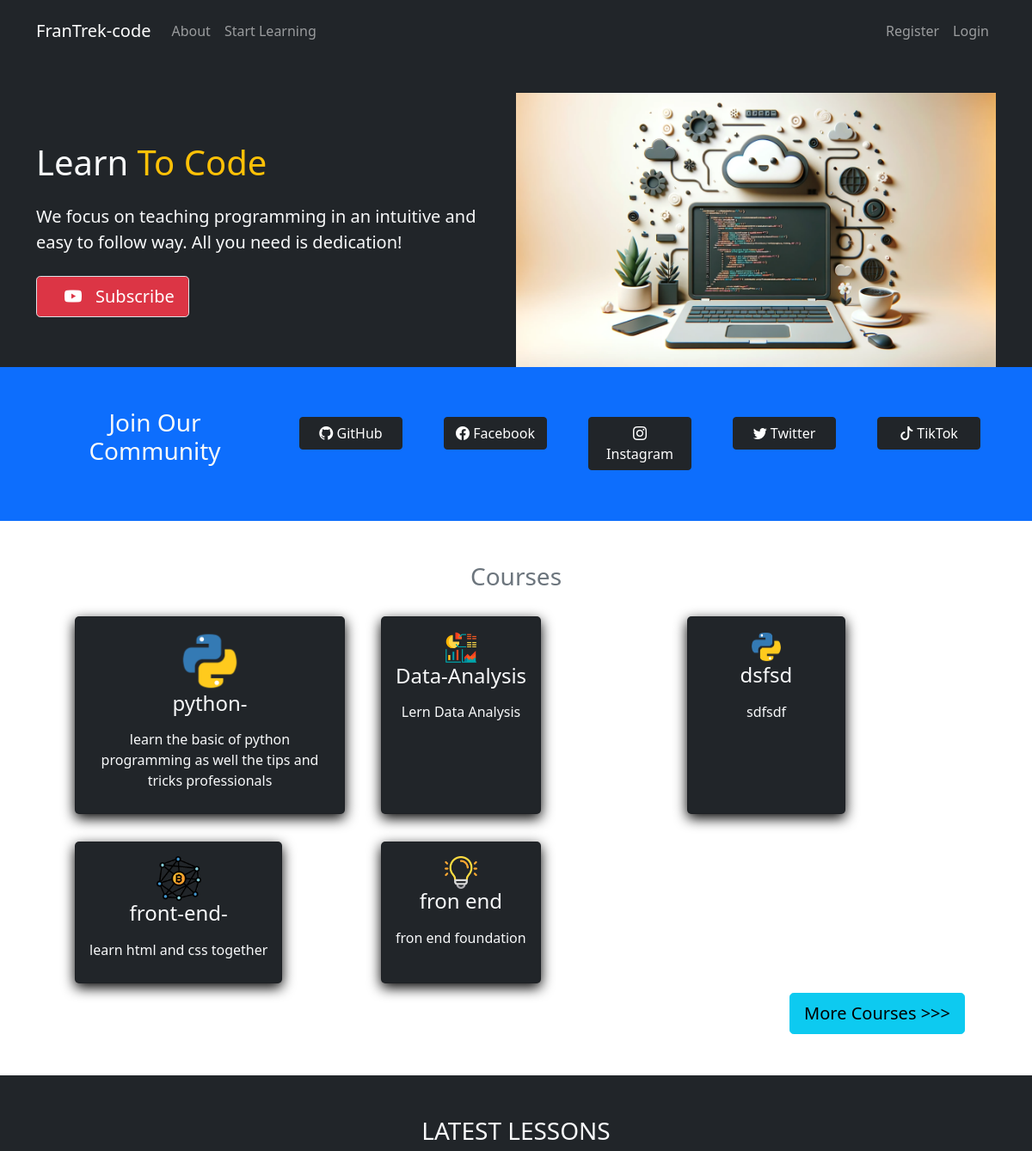
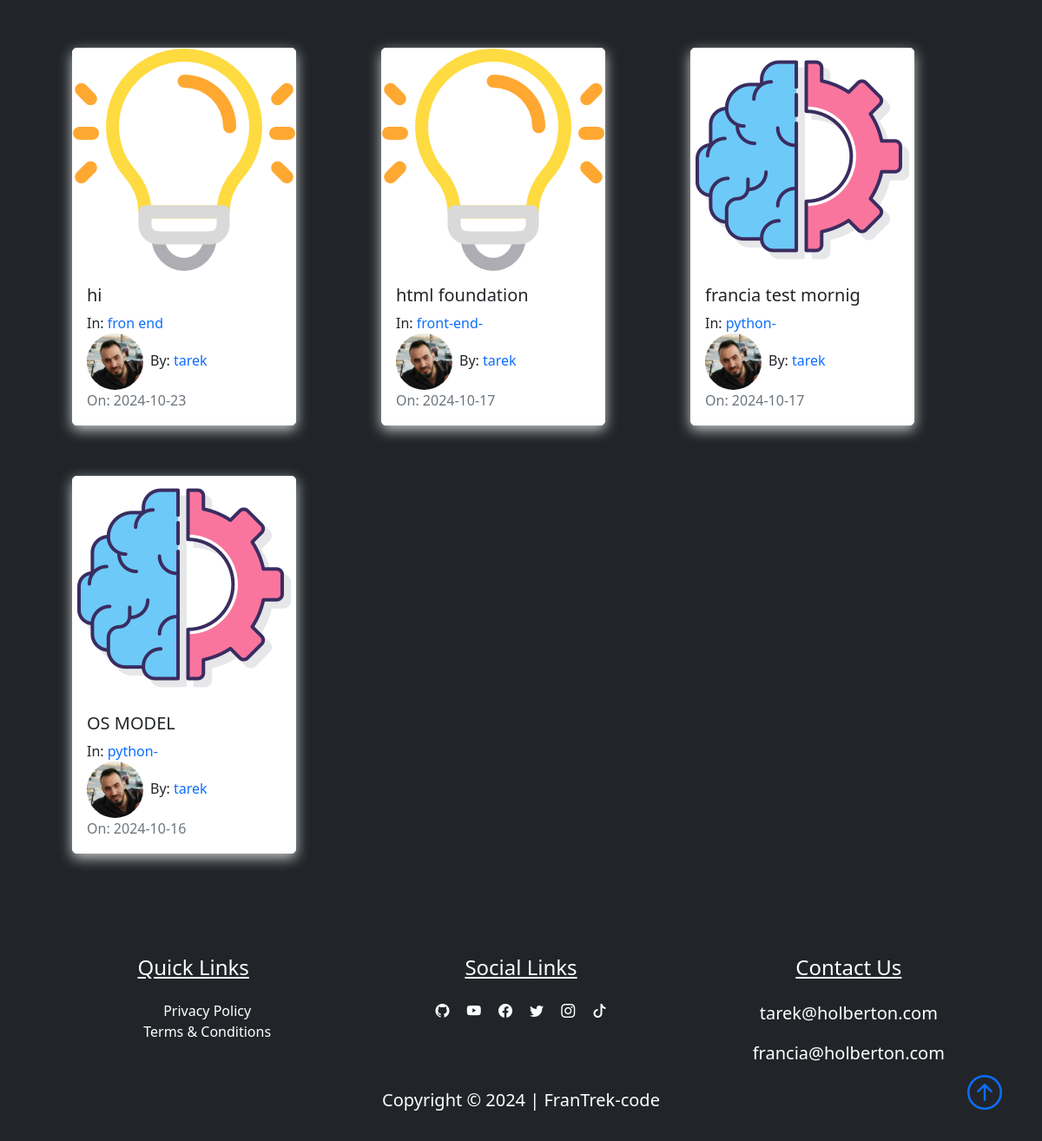
The page /home on the database its author committed (2 pictures, top to bottom).
### FranTrek/models.py (models this page shows, shortened)
class Course(db.Model):
    id = db.Column(db.Integer, primary_key=True)
    title = db.Column(db.String(50), unique=True, nullable=False)
    description = db.Column(db.String(150), nullable=False)
    icon = db.Column(db.String(20), nullable=False, default="default_icon.jpg")
    lessons = db.relationship("Lesson", backref="course_name", lazy=True)

class Lesson(db.Model):
    id = db.Column(db.Integer, primary_key=True)
    title = db.Column(db.String(100), nullable=False)
    date_posted = db.Column(db.DateTime, nullable=False, default=datetime.utcnow)
    content = db.Column(db.Text, nullable=False)
    thumbnail = db.Column(
        db.String(20), nullable=False, default="default_thumbnail.jpg"
    )
    slug = db.Column(db.String(32), nullable=False)
    user_id = db.Column(db.Integer, db.ForeignKey("user.id"), nullable=False)
    course_id = db.Column(db.Integer, db.ForeignKey("course.id"), nullable=False)

class User(db.Model, UserMixin):
    id = db.Column(db.Integer, primary_key=True)
    fname = db.Column(db.String(25), nullable=False)
    lname = db.Column(db.String(25), nullable=False)
    username = db.Column(db.String(25), unique=True, nullable=False)
    email = db.Column(db.String(125), unique=True, nullable=False)
    image_file = db.Column(db.String(20), nullable=False, default="default.png")
    bio = db.Column(db.Text, nullable=True)
    password = db.Column(db.String(60), nullable=False)
    lessons = db.relationship("Lesson", backref="author", lazy=True)

### FranTrek/main/routes.py (the view)
@main.route("/")
@main.route("/home")
def home():
    lessons = Lesson.query.order_by(Lesson.date_posted.desc()).paginate(
        page=1, per_page=6
    )
    courses = Course.query.paginate(page=1, per_page=6)
    return render_template("home.html", lessons=lessons, courses=courses)

### FranTrek/templates/home.html (shortened to what this page needs)
{% extends "layout.html"%}
{% block content%}
<section class="bg-dark text-light p-5 p-lg-0 pt-lg-5 text-center text-sm-start">
    <div class="container">
        <div class="d-sm-flex align-items-center justify-content-between">
            <div>
                <h1 class="mb-10"> Learn <span class="text-warning"> To Code</span></h1>
                <p class="lead my-4">
                    We focus on teaching programming in an intuitive and easy to follow way. All you need is
                    dedication!
                </p>
                <a class="btn btn-danger btn-lg border"
                    href="https://www.youtube.com/@HolbertonFrance/featured" target="_blank">
                    <i class="bi bi-youtube m-3"></i>Subscribe
                </a>
            </div>
            <img class="img-fluid w-50 d-none d-sm-block" src="{{url_for('static', filename='showcase.png')}}" alt="">
        </div>
    </div>
</section>
<section class="bg-primary text-light p-5">
    <div class="container">
        <div class="d-md-flex justify-content-between align-items-center">
            <h3 class="mb-3 text-center">Join Our Community</h3>
            <nav class="navbar navbar-expand-lg navbar-dark">
                <div class="collapse navbar-collapse" id="socialbtn">
                    <ul class="navbar-nav">
                        <li class="nav-item">
                            <a class="btn btn-dark ms-5 button_width" href="#"
                                target="_blank">
                                <i class="bi-github" role="img"></i>
                                GitHub
                            </a>
                        </li>
                        <li>
                            <a class="btn btn-dark ms-5 button_width" href="#"
                                target="_blank">
                                <i class="bi bi-facebook "></i>
                                Facebook
                            </a>
                        </li>
                        <li class="nav-item">
                            <a type="button" class="btn btn-dark ms-5 button_width"
                                href="#" target="_blank">
                                <i class="bi bi-instagram"></i>
                                Instagram
                            </a>
                        </li>
                        <li class="nav-item">
                            <a class="btn btn-dark ms-5 button_width" href="#"
                                target="_blank">
                                <i class="bi bi-twitter"></i>
                                Twitter
                            </a>
                        </li>
                        <li class="nav-item">
                            <a class="btn btn-dark ms-5 button_width" href="#"
                                target="_blank">
                                <i class="bi bi-tiktok"></i>
                                TikTok
                            </a>
                        </li>
                    </ul>
                </div>
            </nav>
        </div>
    </div>
</section>
<section class="bg-ligh">
    <div class="container p-5">
        <h3 class="text-center text-secondary" id='learn'>Courses</h3>
        <div class="row">
            {% for course in courses.items %}
            <div class="col-sm-12 col-md-6 col-lg-4 p-3 d-flex align-items-stretch">
                <a href="{{url_for('courses.course', course_title=course.title)}}" class="text-decoration-none">
                    <div class="card bg-dark text-light h-100">
                        <div class="card-body text-center">
                            <img src="{{url_for('static', filename='course_icons/'+course.icon)}}" alt=""
                                class="card-img w-25">
                            <h4 class="card-title mb-3">
                                {{course.title}}
                            </h4>
                            <p class="card-text">{{course.description}}</p>
                        </div>
                    </div>
                </a>
            </div>
            {% endfor %}
        </div>
        <div class="" style="display: flex; justify-content: flex-end">
            <a href="{{ url_for('courses.courses')}}" class="btn btn-info btn-lg"> More Courses &gt&gt&gt</a>
        </div>
    </div>
</section>
<section class="bg-dark">
    <div class="container p-5">
        <div class="row mb-5 ">
            <div class="col">
                <h3 class="text-uppercase text-center text-light">latest lessons</h3>
            </div>
        </div>
        <div class="row">
            {% for lesson in lessons.items %}
            <div class="col-sm-12 col-md-6 col-lg-4 pb-5 d-flex align-items-stretch">
                <div class="card lesson">
                    <img src="{{url_for('static', filename='lesson_thumbnails/'+lesson.thumbnail)}}" class="card-img">
                    <div class="card-body d-flex flex-column">
                        <h5 class="card-title">
                            <a class="text-decoration-none text-dark"
                                href="{{url_for('lessons.lesson', lesson_slug=lesson.slug, course=lesson.course_name.title)}}">{{lesson.title}}</a>
                        </h5>
                        <p class="card-text mb-0">In:
                            <a class="text-decoration-none"
                                href="{{ url_for('courses.course', course_title=lesson.course_name.title)}}">{{lesson.course_name.title}}</a>
                        </p>
                        <span><img class="article-img rounded-circle"
                                src="{{url_for('static', filename='user_pics/'+lesson.author.image_file)}}" alt="">By:
                            <a href="{{ url_for('users.author', username=lesson.author.username)}}"
                                class="link">{{lesson.author.username}}</a></span>
                        <span class="text-muted">On: {{lesson.date_posted.strftime('%Y-%m-%d')}}</span>
                    </div>
                </div>
            </div>
            {% endfor %}
        </div>
    </div>
</section>
{% endblock content%}

### FranTrek/static/main.css (style rules this page uses)
body::before { display: block; content: ''; height: 60px; }
.card { transition: 0.7s ease; box-shadow: 0 5px 15px rgba(1 1 1/ 15); border-radius: 5px; margin: 5px; }
.lesson { box-shadow: 0 5px 15px rgba(200 200 200/ 15); border-radius: 5px; border: 1px solid #fff; }
.button_width { min-width: 120px; max-width: 120px; }
.article-img { height: 65px; width: 65px; margin-right: 8px; }
.link { text-decoration: none; }

### rows shown on the page
Course: icon (picture), title "python-", description "learn the basic of python programming as well the tips and tricks professionals"
Course: icon (picture), title "Data-Analysis", description "Lern Data Analysis"
Course: icon (picture), title "dsfsd", description "sdfsdf"
Course: icon (picture), title "front-end-", description "learn html and css together"
Course: icon (picture), title "fron end", description "fron end foundation"
Lesson: thumbnail (picture), title "hi", course_name "fron end", image_file (picture), author.username "tarek", date_posted "2024-10-23"
Lesson: thumbnail (picture), title "html foundation", course_name "front-end-", image_file (picture), author.username "tarek", date_posted "2024-10-17"
Lesson: thumbnail (picture), title "francia test mornig", course_name "python-", image_file (picture), author.username "tarek", date_posted "2024-10-17"
Lesson: thumbnail (picture), title "OS MODEL", course_name "python-", image_file (picture), author.username "tarek", date_posted "2024-10-16"
